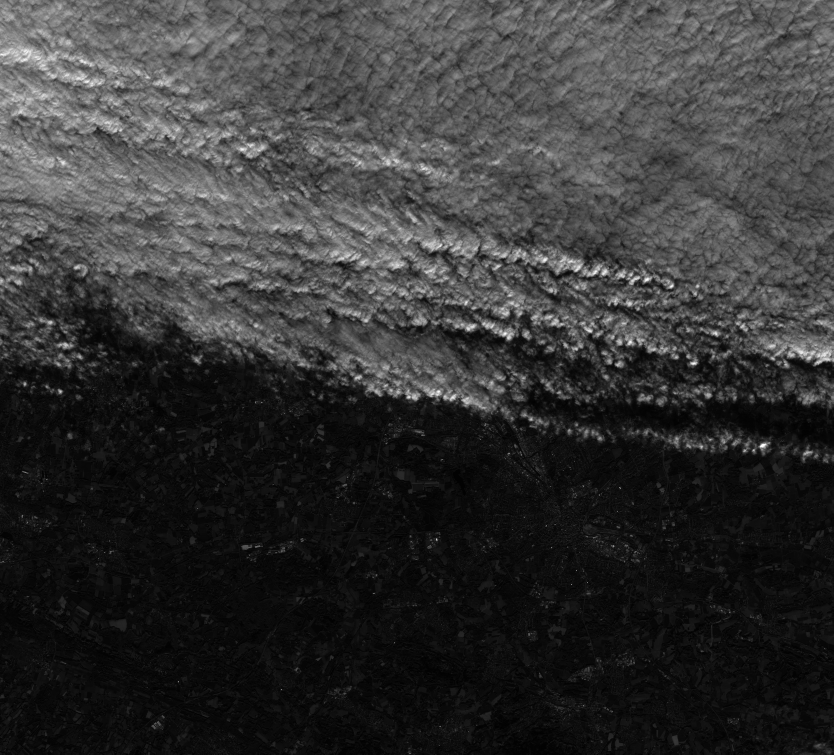
#> input picture Joshua/2024-11-04-00_00_2024-11-04-23_59_Sentinel-2_L2A_B04_(Raw).jpg, 2500 x 2263 px (shown at 1/3 size)
$ jupyter execute stuff.ipynb
#> lines starting #> are read from the running program, lines starting #| are printed output that depends on the picture
[cell 1]
import numpy as np
import rasterio
from PIL import Image

[cell 2]
def calculate_ndvi(b4_file, b8_file, output_file, tile_size=1024):
#> called with output_file = 'combined_output.png', tile_size = 1024
    red_src = Image.open(b4_file)
#> red_src is the input picture: PIL image 2500x2263 L; min 0, max 255, mean 52.9
    nir_src = Image.open(b8_file)
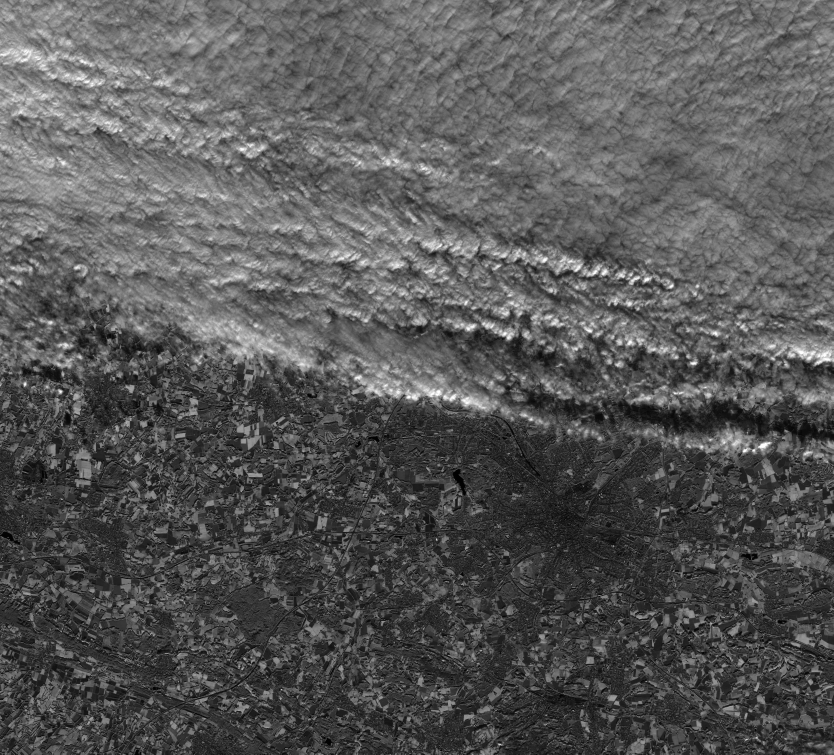
#> input picture Joshua/2024-11-04-00_00_2024-11-04-23_59_Sentinel-2_L2A_B08_(Raw).jpg, 2500 x 2263 px (shown at 1/3 size)
#> nir_src is the input picture: PIL image 2500x2263 L; min 0, max 255, mean 87.2

    width, height = red_src.size
#> width = 2500; height = 2263

    ndvi_image = np.zeros((height, width), dtype=np.uint8)

    for i in range(0, height, tile_size):
        for j in range(0, width, tile_size):
            # Read the Red band image (Band 4)
            b4_data = np.array(
                red_src.crop(
                    (j, i, min(j + tile_size, width), min(i + tile_size, height))
                )
            )
            # Read the NIR band image (Band 8)
            b8_data = np.array(
                nir_src.crop(
                    (j, i, min(j + tile_size, width), min(i + tile_size, height))
                )
            )

            # Avoid division by zero by replacing 0 values in the denominator with a small number
            denominator = b8_data + b4_data
            denominator[denominator == 0] = (
                1e-10  # Small value to avoid division by zero
            )

            # Calculate NDVI using the formula (B8 - B4) / (B8 + B4)
            ndvi = (b8_data - b4_data) / denominator
            print(ndvi)
            # Normalize NDVI values to the 0-255 range for saving as PNG
            ndvi_normalized = np.clip((ndvi + 1) * 127.5, 0, 255).astype(np.uint8)

            # Place the tile in the output image
            ndvi_image[
                i : min(i + tile_size, height), j : min(j + tile_size, width)
            ] = ndvi_normalized
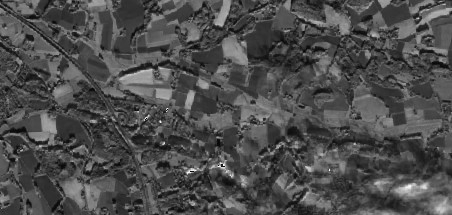
#> denominator: shape (215, 452); min 1, max 253, mean 76.6
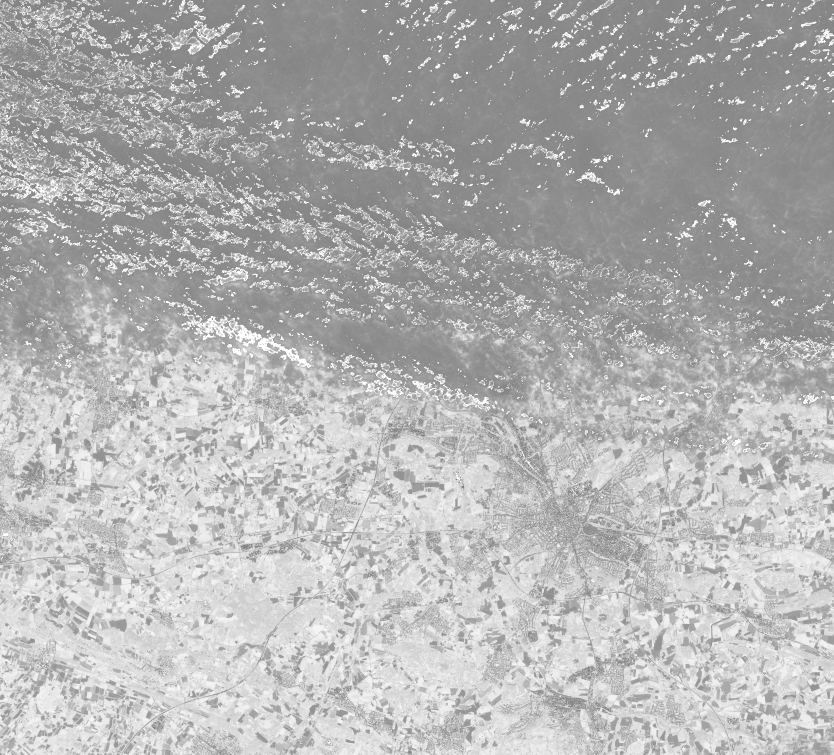
#> ndvi_image: shape (2263, 2500) (shown at 1/3 size); min 0, max 255, mean 178.7

    # Convert the numpy array to a PIL image
    ndvi_image = Image.fromarray(ndvi_image)

    # Save the NDVI image as a PNG
    ndvi_image.save(output_file)

    print(f"NDVI image saved to {output_file}")


# Example usage:
b4_file = "2024-11-04-00_00_2024-11-04-23_59_Sentinel-2_L2A_B04_(Raw).jpg"
b8_file = "2024-11-04-00_00_2024-11-04-23_59_Sentinel-2_L2A_B08_(Raw).jpg"
output_file = "combined_output.png"  # Output PNG file path
calculate_ndvi(b4_file, b8_file, output_file)
